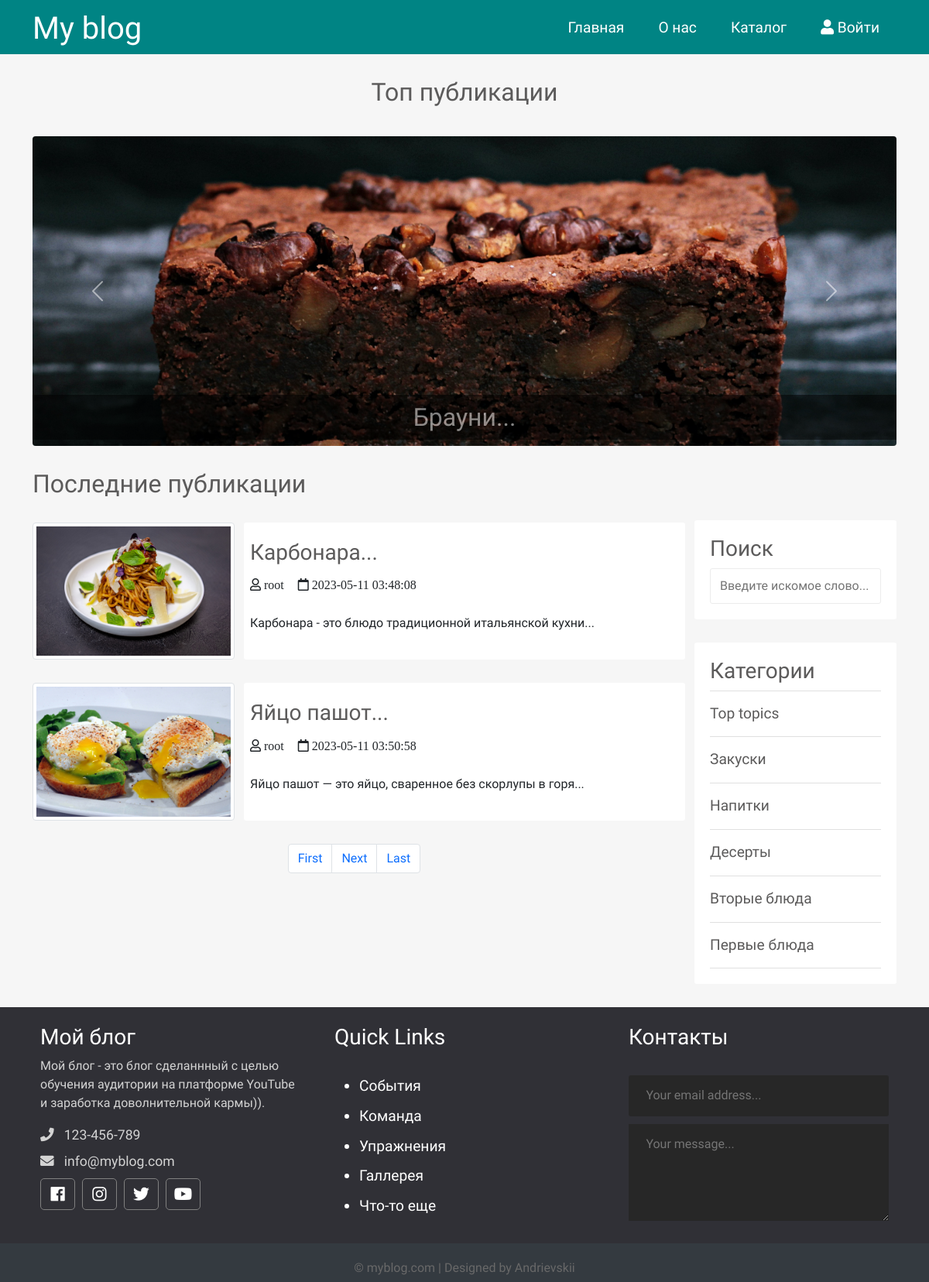
The page / on the database its author committed.
### tables this page shows
CREATE TABLE `posts` (
  `id` int NOT NULL,
  `id_user` int NOT NULL,
  `title` varchar(255) NOT NULL,
  `img` varchar(255) NOT NULL,
  `content` text NOT NULL,
  `status` tinyint NOT NULL,
  `id_topic` int DEFAULT NULL,
  `created_date` datetime NOT NULL DEFAULT CURRENT_TIMESTAMP
);

CREATE TABLE `users` (
  `id` int NOT NULL,
  `admin` tinyint NOT NULL,
  `username` varchar(255) NOT NULL,
  `email` varchar(255) NOT NULL,
  `password` varchar(255) NOT NULL,
  `created` timestamp NOT NULL DEFAULT CURRENT_TIMESTAMP
);

CREATE TABLE `topics` (
  `id` int NOT NULL,
  `name` varchar(121) NOT NULL,
  `description` text NOT NULL
);

### app/database/db.php (called while the page is built, shortened)
<?php
require 'connect.php';
function dbCheckError($query){
    $errInfo = $query->errorInfo();
    return true;
}
function selectAll($table, $params = []){
    global $pdo;
    $sql = "SELECT * FROM $table";
    $query = $pdo->prepare($sql);
    $query->execute();
    return $query->fetchAll();
}
function selectAllFromPostsWithUsersOnIndex($table1, $table2, $limit, $offset){
    global $pdo;
    $sql = "SELECT p.*, u.username FROM $table1 AS p JOIN $table2 AS u ON p.id_user = u.id WHERE p.status=1 LIMIT $limit OFFSET $offset";
    $query = $pdo->prepare($sql);
    $query->execute();
    return $query->fetchAll();
}
function selectTopTopicFromPostsOnIndex($table1){
    global $pdo;
    $sql = "SELECT * FROM $table1 WHERE id_topic = 18";
    $query = $pdo->prepare($sql);
    $query->execute();
    return $query->fetchAll();
}

### app/controllers/topics.php (called while the page is built, shortened)
<?php
include SITE_ROOT . "/app/database/db.php";
$topics = selectAll('topics');

### index.php (the view, shortened to what this page needs)
<?php
    include "app/controllers/topics.php";
    $page = isset($_GET['page']) ? $_GET['page']: 1;
    $limit = 2;
    $offset = $limit * ($page - 1);
    $posts = selectAllFromPostsWithUsersOnIndex('posts', 'users', $limit, $offset);
    $topTopic = selectTopTopicFromPostsOnIndex('posts');
?>
<!doctype html>
<html lang="en">
<head>
    <link href="https://cdn.jsdelivr.net/npm/bootstrap@5.0.0-beta2/dist/css/bootstrap.min.css" rel="stylesheet">
    <link rel="stylesheet" href="https://use.fontawesome.com/releases/v5.7.2/css/all.css"
>
    <link rel="stylesheet" href="assets/css/style.css">
</head>
<body>
<?php include("app/include/header.php"); ?>
<div class="container">
    <div class="row">
        <h2 class="slider-title">Топ публикации</h2>
    </div>
    <div id="carouselExampleCaptions" class="carousel slide" data-bs-ride="carousel">
        <div class="carousel-inner">
            <?php foreach ($topTopic as $key => $post): ?>
                <?php if($key == 0):?>
                    <div class="carousel-item active">
                <?php else: ?>
                    <div class="carousel-item">
                <?php endif; ?>
                        <img src="<?=BASE_URL . 'assets/images/posts/' . $post['img'] ?>" alt="<?=$post['title']?>" class="d-block w-100">
                        <div class="carousel-caption-hack carousel-caption d-none d-md-block">
                            <h5><a href="<?=BASE_URL . 'single.php?post=' . $post['id'];?>"><?=substr($post['title'], 0, 120) . '...'  ?></a></h5>
                        </div>
                    </div>
            <?php endforeach; ?>
        </div>
        <button class="carousel-control-prev" type="button" data-bs-target="#carouselExampleCaptions"  data-bs-slide="prev">
            <span class="carousel-control-prev-icon" aria-hidden="true"></span>
        </button>
        <button class="carousel-control-next" type="button" data-bs-target="#carouselExampleCaptions"  data-bs-slide="next">
            <span class="carousel-control-next-icon" aria-hidden="true"></span>
        </button>
    </div>
</div>
<div class="container">
    <div class="content row">
        <div class="main-content col-md-9 col-12">
            <h2>Последние публикации</h2>
            <?php foreach ($posts as $post): ?>
                <div class="post row">
                    <div class="img col-12 col-md-4">
                        <img src="<?=BASE_URL . 'assets/images/posts/' . $post['img'] ?>" alt="<?=$post['title']?>" class="img-thumbnail">
                    </div>
                    <div class="post_text col-12 col-md-8">
                        <h3>
                            <a href="<?=BASE_URL . 'single.php?post=' . $post['id'];?>"><?=substr($post['title'], 0, 80) . '...'  ?></a>
                        </h3>
                        <i class="far fa-user"> <?=$post['username'];?></i>
                        <i class="far fa-calendar"> <?=$post['created_date'];?></i>
                        <p class="preview-text">
                            <?=mb_substr($post['content'], 0, 55, 'UTF-8'). '...'  ?>
                        </p>
                    </div>
                </div>
            <?php endforeach; ?>
            <?php include("app/include/pagination.php"); ?>
        </div>
        <div class="sidebar col-md-3 col-12">
            <div class="section search">
                <h3>Поиск</h3>
                <form action="search.php" method="post">
                    <input type="text" name="search-term" class="text-input" placeholder="Введите искомое слово...">
                </form>
            </div>
            <div class="section topics">
                <h3>Категории</h3>
                <ul>
                    <?php foreach ($topics as $key => $topic): ?>
                    <li>
                        <a href="<?=BASE_URL . 'category.php?id=' . $topic['id']; ?>"><?=$topic['name']; ?></a>
                    </li>
                    <?php endforeach; ?>
                </ul>
            </div>
        </div>
    </div>
</div>
<?php include("app/include/footer.php"); ?>
</body>
</html>

### assets/css/style.css (style rules this page uses)
* { font-family: 'Comfortaa', cursive; }
html, h1, h2, h3, h4, h5, h6 { color: #5c5b5b; }
body { background: #f6f6f6; }
a { text-decoration: none; color: inherit; }
input { padding: 10px 12px; display: block; width: 100%; border-radius: 3px; border: 1px solid #ececec; line-height: 1.5rem; color: #444444; font-size: 1rem; }
.slider-title { text-align: center; padding: 30px 0; }
.carousel { height: 400px; }
.carousel-inner, .carousel-item { height: 400px; border-radius: 4px; }
.carousel-caption h5 { font-size: 2rem; font-weight: 500; background: #000000; max-width: 100%; padding: 0.3em; opacity: 0.5; }
.carousel-caption-hack { position: absolute; right: 0%; bottom: 0.05rem; left: 0%; padding-top: 1.25rem; padding-bottom: 0rem; color: #fff; text-align: center; width: 100%; }
.carousel-caption h5 a { color: #ffffff; text-decoration: none; font-weight: 500; }
.main-content h2 { margin: 30px 0; }
.main-content .post { margin-bottom: 30px; }
.main-content .post_text { background: #ffffff; padding: 8px; border-radius: 3px; }
.main-content .post_text h3 { margin: 14px 0; }
.main-content .post_text i { margin: 0px 14px 14px 0; }
.search { margin-top: 96px; }
.sidebar .section { background: #ffffff; padding: 20px; border-radius: 3px; margin-bottom: 30px; }
.sidebar .topics ul { margin: 0px; padding: 0px; list-style: none; border-top: 1px solid #e0e0e0; }
.sidebar .topics ul li a { display: block; padding: 15px 0px 15px 0px; border-bottom: 1px solid #e0e0e0; transition: all 0.3s; text-decoration: none; font-weight: 500; color: #5c5b5b; font-size: 1.2em; }

### rows shown on the page
posts: img (picture), title "Брауни"
posts: img (picture), title "Карбонара", id_user.username "root", created_date "2023-05-11 03:48:08", content "Карбонара - это блюдо традиционной итальянской кухни"
posts: img (picture), title "Яйцо пашот", id_user.username "root", created_date "2023-05-11 03:50:58", content "Яйцо пашот — это яйцо, сваренное без скорлупы в горя"
topics: name "Top topics"
topics: name "Закуски"
topics: name "Напитки"
topics: name "Десерты"
topics: name "Вторые блюда"
topics: name "Первые блюда"
